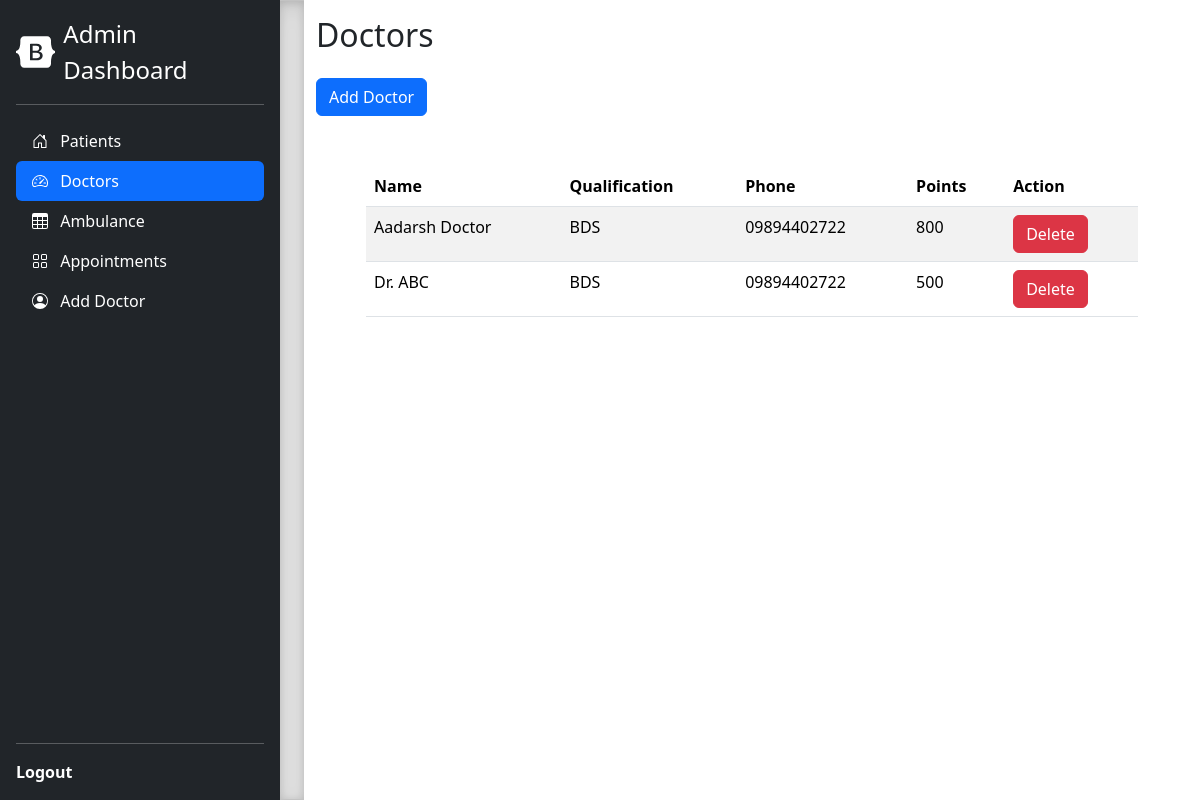
Page /admin/doctors.php (signed in) on the committed database.
### tables this page shows
CREATE TABLE `doctors` (
  `id` int(11) NOT NULL,
  `user_id` int(11) DEFAULT NULL,
  `name` varchar(100) NOT NULL,
  `specialization` varchar(100) DEFAULT NULL,
  `phone` varchar(20) DEFAULT NULL,
  `fee` int(4) DEFAULT NULL
);

### admin/doctors.php (the view, shortened to what this page needs)
<?php include 'admin_header.php'; ?>
<div class="container-fluid">
<div class="row mt-3">
        <div class="col">
            <h2>Doctors</h2>
        </div>
    </div>
    <div class="row mt-3">
        <div class="col">
            <a href="add_doctor.php" class="btn btn-primary">Add Doctor</a>
        </div>
    </div>
    <div class="row">
        <div class="col">
            <div class="table-responsive">
                <table class="table table-striped">
                    <thead>
                        <tr>
                            <th>Name</th>
                            <th>Qualification</th>
                            <th>Phone</th>
                            <th>Points</th>
                            <th>Action</th>
                        </tr>
                    </thead>
                    <tbody>
                        <?php
                        require_once "../includes/config.php";
                        $sql = "SELECT * FROM doctors";
                        $result = $conn->query($sql);
                        if ($result->num_rows > 0) {
                            while ($row = $result->fetch_assoc()) {
                                echo '<tr>';
                                echo '<td>' . $row['name'] . '</td>';
                                echo '<td>' . $row['specialization'] . '</td>';
                                echo '<td>' . $row['phone'] . '</td>';
                                echo '<td>' . $row['fee'] . '</td>';
                                echo '<td>
                                        <form method="post" action="">
                                            <input type="hidden" name="doctor_id" value="' . $row['id'] . '">
                                            <button type="submit" class="btn btn-danger" name="delete_doctor">Delete</button>
                                        </form>
                                    </td>';
                                echo '</tr>';
                            }
                        } else {
                            echo '<tr><td colspan="5" class="text-center">No doctors found</td></tr>';
                        }
                        ?>
                    </tbody>
                </table>
            </div>
        </div>
    </div>
</div>
<?php include 'admin_footer.php'; ?>

### admin/style.css (style rules this page uses)
.table-responsive { padding: 50px; }

### admin/admin_header.php (style rules this page uses)
body { display: flex; }

### rows in the picture
doctors: name "Aadarsh Doctor", specialization "BDS", phone "09894402722", fee "800"
doctors: name "Dr. ABC", specialization "BDS", phone "09894402722", fee "500"
